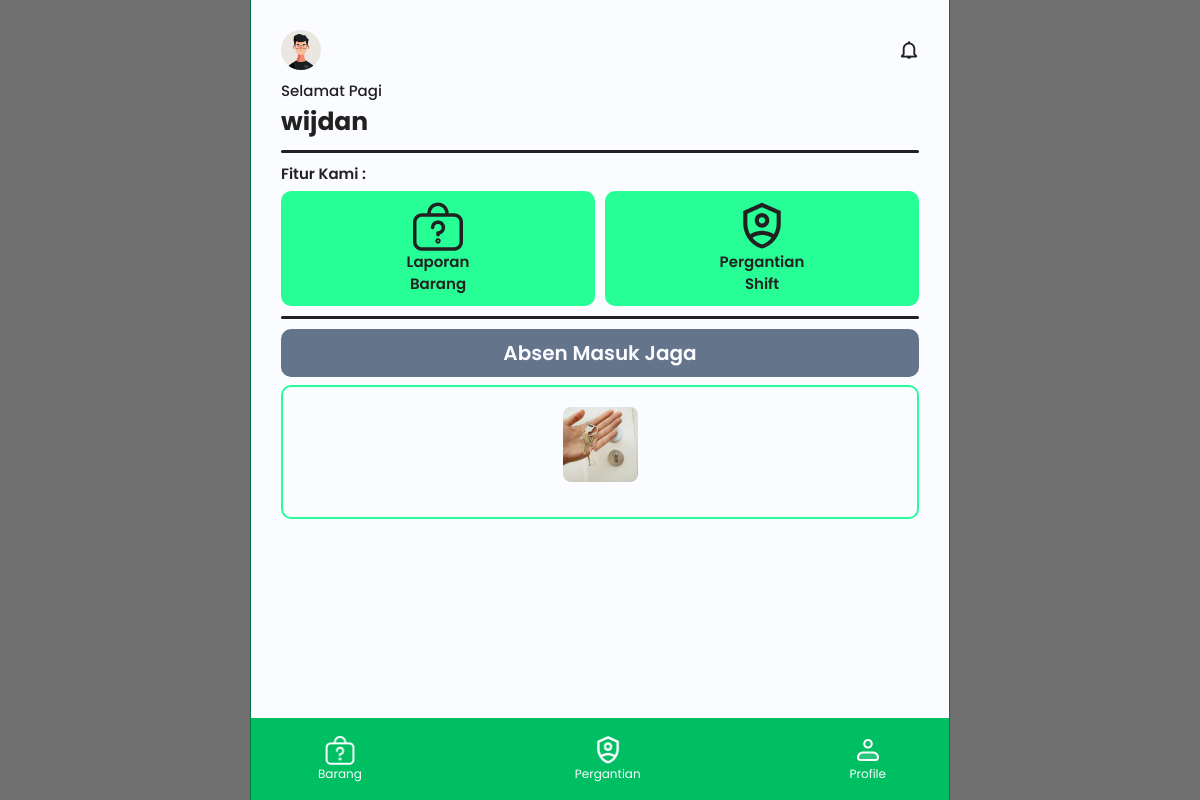
Page /view/security/homepage.php (signed in) on the earlier database version.
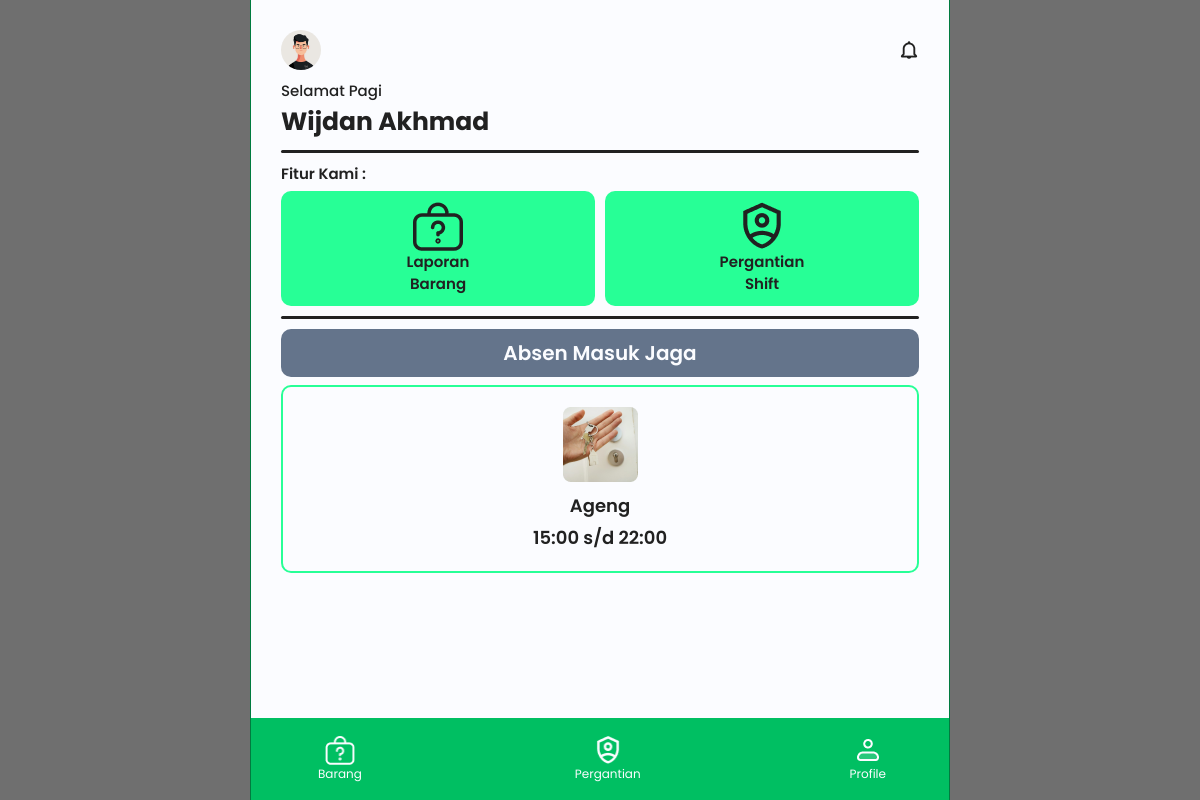
Same page on the later database version.
### tables this page shows
CREATE TABLE `security` (
  `id_security` int(11) NOT NULL,
  `nama` varchar(255) NOT NULL,
  `tgl_lhr` date NOT NULL,
  `noHp` varchar(20) NOT NULL,
  `alamat` text NOT NULL,
  `id_user` int(11) NOT NULL
);

CREATE TABLE `jadwal` (
  `id_jadwal` int(11) NOT NULL,
  `waktuMulai` time NOT NULL,
  `waktuSelesai` time NOT NULL
);

### view/security/homepage.php (the view, shortened to what this page needs)
<?php
require "../../model/be_main.php";
$id_user = $_SESSION["id_user"];
$queryUser = "SELECT * FROM security WHERE id_user = $id_user";
$hasilUser = mysqli_query($koneksi, $queryUser);
$dataUser = mysqli_fetch_assoc($hasilUser);
$id_security = be_fetchIdSecurity();
$jaga = false;
$queryJadwal = "SELECT * FROM jadwal_security
INNER JOIN jadwal ON jadwal.id_jadwal = jadwal_security.id_jadwal
INNER JOIN security ON security.id_security = jadwal_security.id_security
WHERE jadwal_security.id_security = $id_security;";
$fetchJadwal = mysqli_query($koneksi, $queryJadwal);
$dataJadwal = mysqli_fetch_assoc($fetchJadwal);
?>
<!DOCTYPE html>
<html lang="en">
<head>
  <?php include "../../tamplate/meta.php" ?>
</head>
<body class="relative bg-s-white border-x border-ijo-600 mx-auto md:w-9/12 lg:w-7/12 flex flex-col gap-[10px] p-[30px] w-full h-screen ">
  <div class="flex justify-between items-center w-full">
    <img src="../../assets/img/anonim.jpg" alt="Foto Profile" class="size-[40px] rounded-full">
    <img src="../../assets/icon/icon-notif.png" alt="notif icon" class="size-[20px] cursor-pointer">
  </div>
  <div>
    <p class="font-medium text-[15px] text-s-black">Selamat Pagi</p>
    <h1 class="font-bold text-[25px] text-s-black"><?= $dataUser["nama"] ?></h1>
  </div>
  <div class="h-[3px] w-full bg-s-black rounded"></div>
  <div class="flex flex-col gap-[5px]">
    <p class="font-semibold text-[15px] text-s-black">Fitur Kami : </p>
    <div class="flex gap-[10px] justify-evenly">
      <a href="../security/laporan_barang.php" class="flex flex-col justify-center items-center p-[10px] bg-ijo-400 hover:bg-ijo-500 rounded-[10px] w-full cursor-pointer">
        <img src="../../assets/icon/security-icon-barang.png" alt="Lapor Barang" class="w-[50px] h-[50px] fill-s-black">
        <p class="font-semibold text-[15px] text-s-black">Laporan</p>
        <p class="font-semibold text-[15px] text-s-black">Barang</p>
      </a>
      <a href="../security/pergantian_shift.php" class="flex flex-col justify-center items-center p-[10px] bg-ijo-400 hover:bg-ijo-500 rounded-[10px] w-full cursor-pointer">
        <img src="../../assets/icon/security-icon-shift.png" alt="Lapor Barang" class="w-[50px] h-[50px] fill-s-black">
        <p class="font-semibold text-[15px] text-s-black">Pergantian</p>
        <p class="font-semibold text-[15px] text-s-black">Shift</p>
      </a>
    </div>
  </div>
  <div class="h-[3px] w-full bg-s-black rounded"></div>
  <div class="mb-20">
    <?php if ($jaga) : ?>
      <p class="font-semibold text-[15px] text-s-black text-center">Waktunya jaga pak!! </p>
      <form action="../../model/be_mulaiJaga.php" method="post">
        <input type="hidden" name="id_security" value="<?= $id_security ?>">
        <input type="hidden" name="id_jadwal" value="<?= $dataJadwal['id_jadwal'] ?>">
        <button type="submit" name="submit" class="px-[30px] py-[10px] bg-ijo-500 w-full rounded-[10px] hover:bg-ijo-400 mb-2 font-semibold text-xl text-s-white">
          Absen Masuk Jaga
        </button>
      </form>
    <?php else : ?>
      <button type="button" class="px-[30px] py-[10px] bg-slate-500 w-full rounded-[10px] mb-2">
        <p class="font-semibold text-xl text-s-white text-center">Absen Masuk Jaga</p>
      </button>
    <?php endif; ?>
    <?php
    $queryJaga = "SELECT * FROM jadwal_security
      INNER JOIN jadwal ON jadwal.id_jadwal = jadwal_security.id_jadwal
      INNER JOIN security ON security.id_security = jadwal_security.id_security";
    $fetchJaga = mysqli_query($koneksi, $queryJaga);
    while ($dataJaga = mysqli_fetch_assoc($fetchJaga)) {
      $waktu_sekarang = date('H:i:s');
      $waktu_mulai = $dataJaga['waktuMulai'];
      $waktu_selesai = $dataJaga['waktuSelesai'];
      if ($waktu_sekarang >= $waktu_mulai && $waktu_sekarang <= $waktu_selesai) {
        $namaSecurity = $dataJaga['nama'];
        $jamJadwal = $dataJaga['id_jadwal'];
        switch ($jamJadwal) {
          case 2:
            $jamWaktuJaga = "15:00 s/d 22:00";
            break;
        }
      }
    }
    ?>
    <section class="flex flex-col gap-[5px] p-[10px] border-[2px] border-ijo-400 rounded-[10px]">
      <div class="flex flex-col gap-[10px] w-full p-[10px] rounded-[8px] items-center">
        <img src="../../assets/icon/contoh.png" alt="Gambar Barang" class="object-cover w-[75px] h-[75px]">
        <div class="w-full flex flex-col gap-[5px] justify-center items-center">
          <h2 class="font-semibold text-[18px] text-s-black"><?= $namaSecurity ?></h2>
          <h2 class="font-semibold text-[18px] text-s-black">
            <?= $jamWaktuJaga ?>
          </h2>
        </div>
      </div>
    </section>
  </div>
  <nav class="flex px-[63px] py-[13px] justify-between items-center bg-ijo-500 w-full bottom-0 left-0 absolute">
    <a href="../security/laporan_barang.php">
      <div class="flex flex-col gap-0 justify-center items-center group cursor-pointer  p-1">
        <div class="relative">
          <img src="../../assets/icon/nav-icon-barang.png" alt="Barang" class="size-[30px] group-hover:opacity-0">
        </div>
        <p class="font-reguler text-[12px] text-s-white group-hover:font-bold">Barang</p>
      </div>
    </a>
    <a href="../security/pergantian_shift.php">
      <div class="flex flex-col gap-0 justify-center items-center group cursor-pointer ">
        <div class="relative">
          <img src="../../assets/icon/nav-icon-shift.png" alt="shift" class="size-[30px] group-hover:opacity-0">
        </div>
        <p class="font-reguler text-[12px] text-s-white group-hover:font-bold">Pergantian</p>
      </div>
    </a>
    <a href="../security/profile.php">
      <div class="flex flex-col gap-0 justify-center items-center group cursor-pointer ">
        <div class="relative">
          <img src="../../assets/icon/nav-icon-profile.png" alt="profile" class="size-[30px] group-hover:opacity-0">
        </div>
        <p class="font-reguler text-[12px] text-s-white group-hover:font-bold">Profile</p>
      </div>
    </a>
  </nav>
</body>
</html>

### tamplate/meta.php (shortened to what this page needs)
<link rel="stylesheet" href="../../src/output.css">

Differences in the rows shown:
changed security: nama "wijdan" → "Wijdan Akhmad"
added security: nama "Ageng"
added jadwal: id_jadwal "15:00 s/d 22:00"
